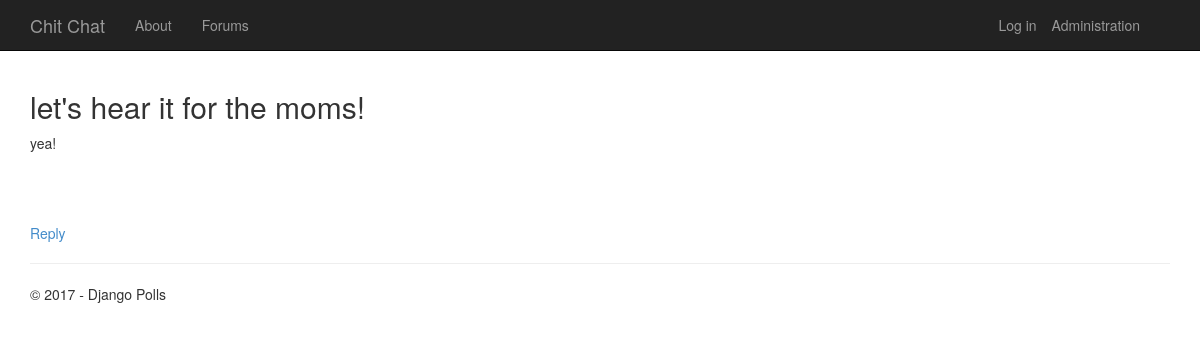
Page /forum/4/ on the earlier database version.
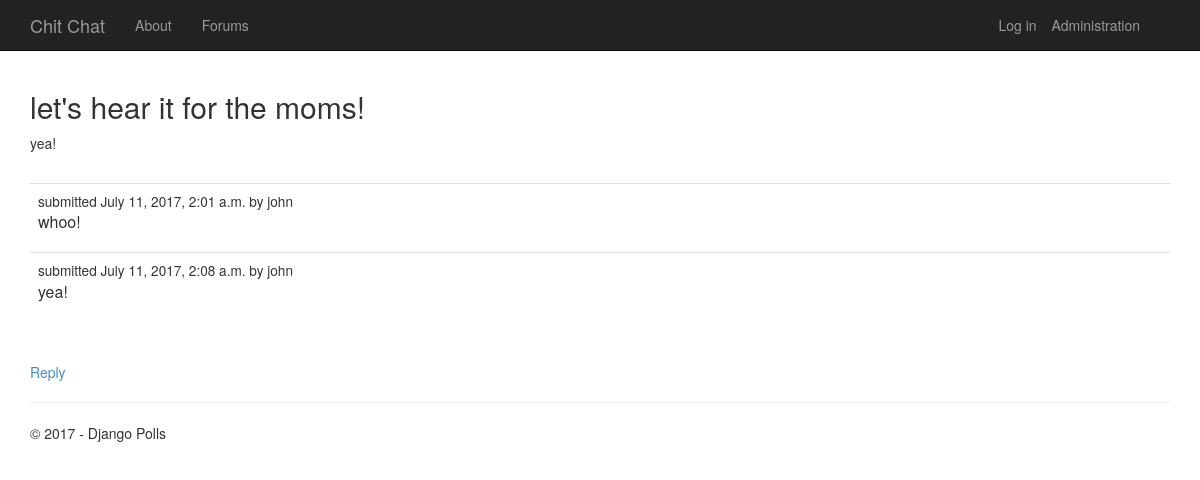
Same page on the later database version.
### forum/models.py (models this page shows, shortened)
class Post(models.Model):
    created = models.DateTimeField(auto_now_add=True)
    creator = models.ForeignKey(User, blank=True, null=True)
    updated = models.DateTimeField(auto_now=True)
    topic = models.ForeignKey(Topic)
    body = models.TextField(max_length=10000)
    user_ip = models.GenericIPAddressField(blank=True, null=True)
    def short(self):
        return u"%s\n%s" % (self.creator, self.created.strftime("%b %d, %I:%M %p"))
    short.allow_tags = True

### forum/views.py (the view)
class TopicDetailView(DetailView):
    model = Topic
    def get_context_data(self, **kwargs):
        context = super(TopicDetailView, self).get_context_data(**kwargs)
        context['title'] = 'Topic -- this is not being used'
        context['year'] = datetime.now().year
        return context

### forum/templates/forum/topic-details.html (shortened to what this page needs)
{% extends "app/layout.html" %}
{% block content %}
<h2>{{ topic.title }}</h2>
<p>{{ topic.description }}</p>
<br />
<table class="table table-hover">
    <tbody>
        {% for post in topic.post_set.all %}
        <tr>
            <td>
                <small>submitted {{ post.created }} by {{ post.creator.get_username }}</small>
                <p>{{ post.body }}</p>
            </td>
        </tr>
        {% endfor %}
    </tbody>
</table>
<br />
<a class="button" href="/">Reply</a>
{% endblock %}

Differences in the rows shown:
added Post: created "July 11, 2017, 2:01 a.m.", creator.get_username "john", body "whoo!"
added Post: created "July 11, 2017, 2:08 a.m.", creator.get_username "john", body "yea!"
